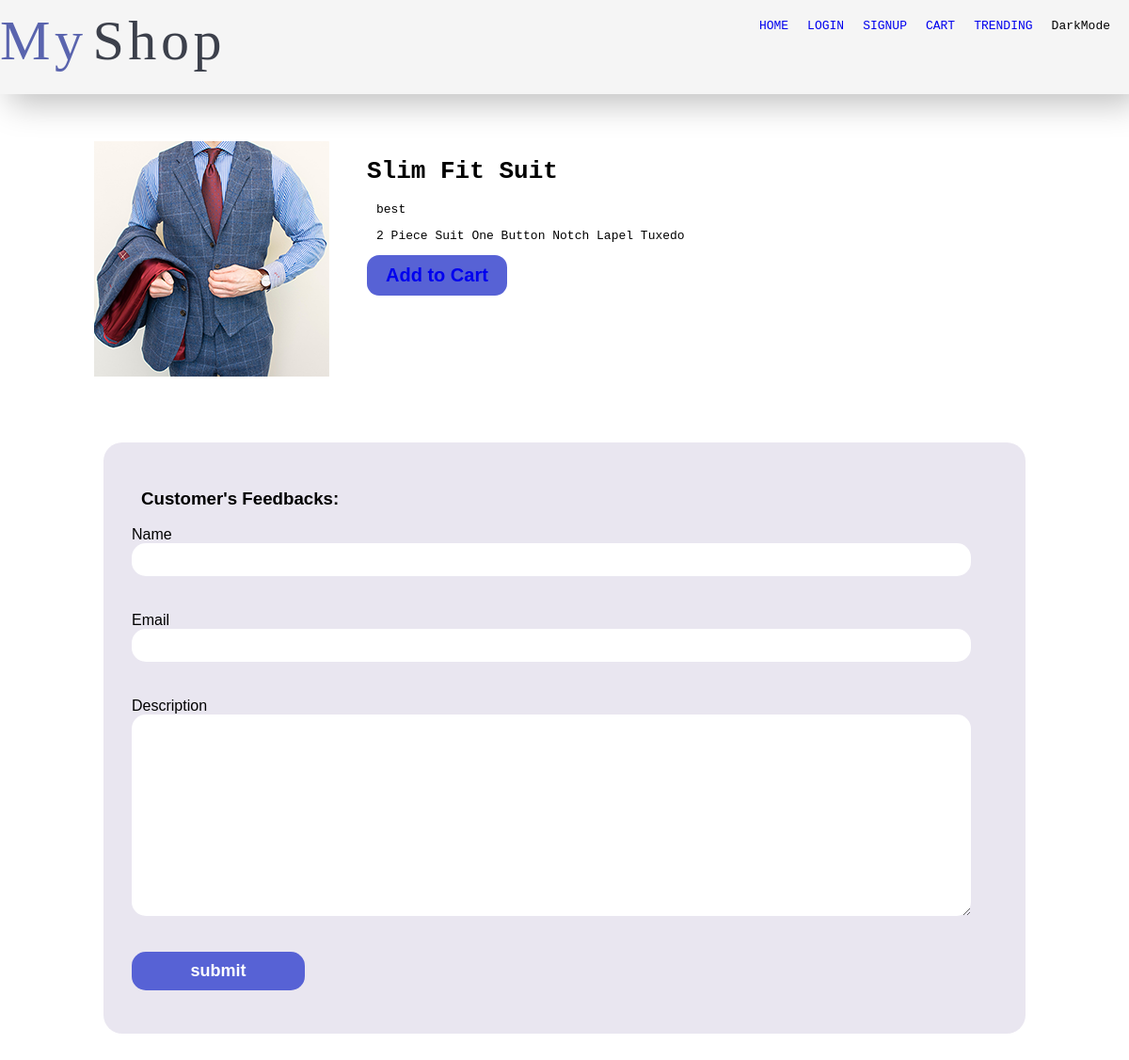
Screenshot of /products/best/3 with the database file from the repository.
### products/models.py (models this page shows, shortened)
class Product(models.Model):
    title = models.CharField(max_length=50)
    description = models.TextField(max_length=100)
    category = models.ManyToManyField(Category)
    image = models.ImageField(blank=True, upload_to="product-img")
    brand = models.ForeignKey(Brand, on_delete=models.CASCADE, null = True)
    price = models.PositiveIntegerField()
    slug = models.SlugField(blank=True)
    isBestseller = models.BooleanField(default = False)
    suggestions = models.ManyToManyField('self')

class Brand(models.Model):
    title = models.CharField(max_length=50)
    logo = models.ImageField(blank=True, upload_to="brand-logo")
    address = models.OneToOneField(Address, on_delete=models.DO_NOTHING, null = True)

### products/views.py (the view, shortened to what this page needs)
# urls.py: path('products/<product_brand>/<product_slug>', views.product_page, name="product_page"),
def product_page(request, product_brand, product_slug):
    product = Product.objects.get(slug = product_slug)
    form = FeedbackForm()
    reviews = Feedback.objects.filter(product = product)
    if request.method == "GET":
        return render(request, "products/productpage.html", {
            "product": product,
            "form": form,
            "reviews" : reviews,
        })

### products/forms.py
class FeedbackForm(forms.Form):
    name = forms.CharField(required=True)
    email = forms.EmailField()
    description = forms.CharField(widget=forms.Textarea)

### products/templates/products/productpage.html (shortened to what this page needs)
{% extends "base.html" %}
{% load static %}
{% block css%}{%static "products/product.css" %}{%endblock%}
{% block body %}
    {% include "includes/nav.html"%}
    <div id="product-main-con">
        <main>
            <img src = "{{product.image.url}}">
            <div>
                <h1>{{product.title}}</h1>
                <p>{{product.brand.title}}</p>
                <p>{{product.description}}</p>
                <button><a href="{% url 'add_to_cart' product.slug %}" id = "cartAdd">Add to Cart</a></button>
            </div>
        </main>
        <section id="feedback">
            <h3>Customer's Feedbacks:</h3>
            <form method="POST">
                {{form.name.label}}<br>
                {{form.name}}<br>
                {{form.email.label}}<br>
                {{form.email}}<br>
                {{form.description.label}}<br>
                {{form.description}}<br>
                <button type="submit">submit</button>
            </form>
        </section>
    </div>
{%endblock%}

### products/static/products/product.css (style rules this page uses)
body { background-color:white; font-family:monospace; width: auto; margin: auto; }
#product-main-con { width: 1000px;margin:50px auto; }
#product-main-con main { display: flex; width: 100%; column-gap: 40px; }
#product-main-con button { background-color: #5762D5; font-size: 20px; color: white; font-weight: bold; border: none; padding: 10px 20px; border-radius: 13px; cursor: pointer; transition-duration: 0.3s; }
#feedback { padding: 30px; background-color: #E9E6F0; border-radius: 20px; margin-top: 70px; }
#cartAdd { text-decoration: none !important; }
#feedback input, #feedback textarea { width: 97%; display: block; font-size: 18px; padding: 7px 12px; margin-bottom: 20px; border: none; border-radius: 15px; }
#feedback button { border: none; border-radius: 15px; background-color: #5762D5; color: white; font-size: 18px; padding: 10px 30px; width: 20%; cursor: pointer; transition-duration: 0.3s; }

### products/static/products/homepage.css (style rules this page uses)
body { background-color:white; font-family:monospace; width: auto; margin: auto; }
section { font-family: 'Franklin Gothic Medium',sans-serif; width: auto; height:fit-content; margin:10px; color:black; }
div h3 { padding-left: 10px; }
div p { padding-left: 10px; }

### rows the page displays
Product: image (picture), title "Slim Fit Suit", brand "best", description "2 Piece Suit One Button Notch Lapel Tuxedo"
